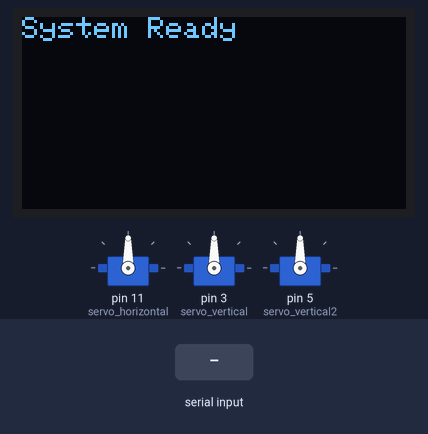
A sketch run on a simulated Arduino Uno, built with avr-gcc and run on an emulated ATmega328P. Parts: 3 × servo, 128×64 one-colour display. The inputs (shaded band) are chosen by the test bench. What the sketch prints to the serial monitor is not drawn.

Above: at 3.2 s.
3.3 s: "RESET,150\n" received over Serial
At 5.5 s:
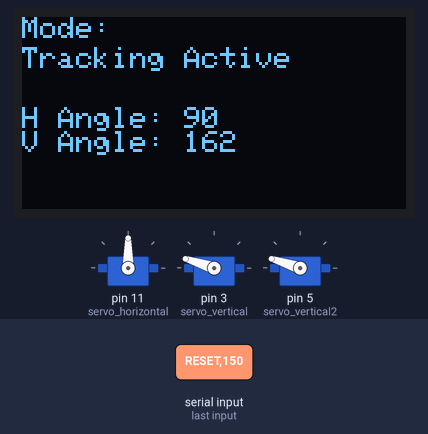
5.8 s: "MODE:\n" received over Serial
At 7.2 s:
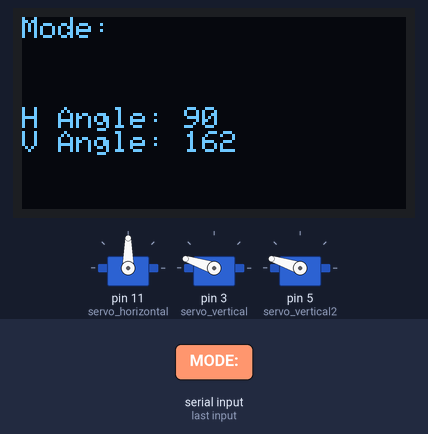
8.3 s: "MODE:,45\n" received over Serial
At 10.4 s:
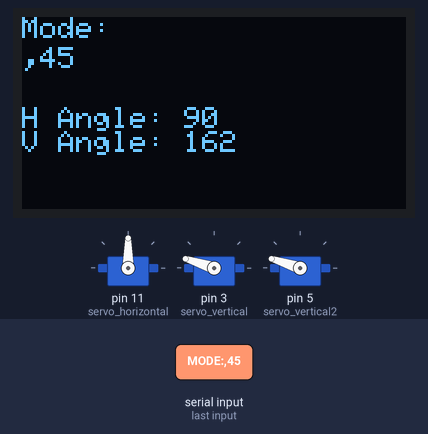
10.8 s: "90,45\n" received over Serial
At 12.3 s:
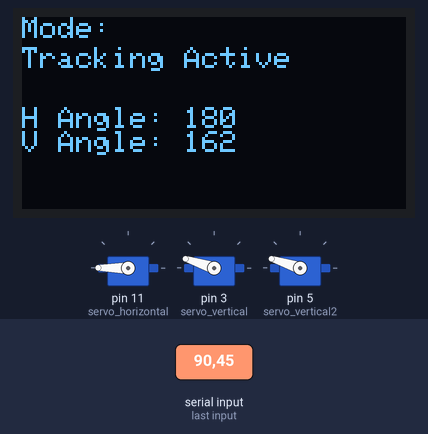
13.3 s: "MODE:90\n" received over Serial
At 15.4 s:
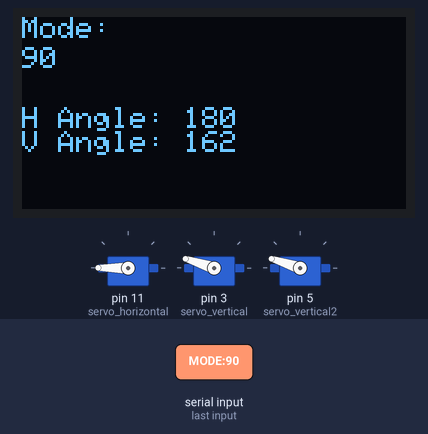
15.8 s: "RESET,1\n" received over Serial
At 17.4 s:
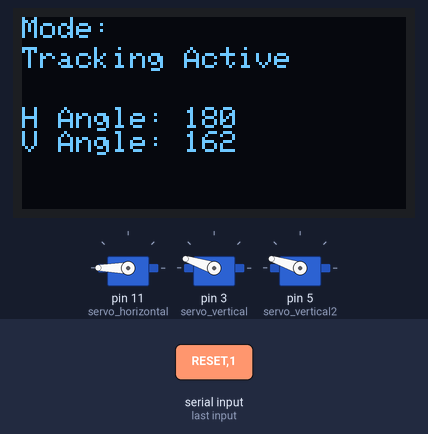
Timing chart, 0 to 18.9 s (numbered marks = the images above; inputs shaded):
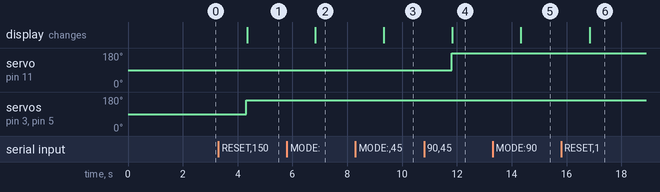

The sketch:

FINAL_ARDUINO_CODE.ino
```cpp
#include <Servo.h>
#include <Wire.h>
#include <Adafruit_GFX.h>
#include <Adafruit_SSD1306.h>

#define OLED_RESET 4
Adafruit_SSD1306 display(128, 64, &Wire, OLED_RESET);

Servo servo_horizontal;
Servo servo_vertical;
Servo servo_vertical2;

// Initial servo positions
int horizontal_angle = 90;
int vertical_angle = 90;
int vertical_angle2 = 90;

void setup() {
  // Attach servos
  servo_horizontal.attach(11);
  servo_vertical.attach(3);
  servo_vertical2.attach(5);


  // Set initial positions
  servo_horizontal.write(horizontal_angle);
  servo_vertical.write(vertical_angle);
  servo_vertical2.write(vertical_angle);

  // Initialize serial communication
  Serial.begin(9600);

  // Initialize the OLED display
  display.begin(SSD1306_SWITCHCAPVCC, 0x3C);
  display.clearDisplay();
  display.setTextColor(WHITE);
  display.setTextSize(1);
  display.setCursor(0, 0);
  display.println("System Ready");
  display.display();
  delay(2000); // Display initial message for 2 seconds
}

void loop() {
  // Check for incoming serial data
  if (Serial.available()) {
    String received_data = Serial.readStringUntil('\r');

    // Handle mode change
    if (received_data.startsWith("MODE:")) {
      String mode = received_data.substring(5);
      displayMode(mode);
    }
    // Handle reset command
    else if (received_data == "RESET") {
      resetMotors();
    }
    // Handle motor control commands
    else {
      handleMotorControl(received_data);
    }
  }
}

// Function to display mode and angles on the OLED
void displayMode(String mode) {
  display.clearDisplay();
  display.setCursor(0, 0);
  display.setTextSize(1);
  display.println("Mode:");
  display.setCursor(0, 10);
  display.println(mode);
  display.setCursor(0, 30);
  display.print("H Angle: ");
  display.println(horizontal_angle);
  display.print("V Angle: ");
  display.println(vertical_angle);
  display.display();
}

// Function to reset servos to initial positions
void resetMotors() {
  horizontal_angle = 90;
  vertical_angle = 90;
  vertical_angle2 = 90;

  servo_horizontal.write(horizontal_angle);
  servo_vertical.write(vertical_angle);
  servo_vertical2.write(vertical_angle);

  Serial.print("INIT:");
  Serial.print(horizontal_angle);
  Serial.print(",");
  Serial.println(vertical_angle);

  displayMode("System Reset");
}

// Function to handle motor control commands
void handleMotorControl(String data) {
  if (data.indexOf(',') == -1) {
    Serial.println("Invalid Data Format");
    return;
  }

  int horizontal_adjust = data.substring(0, data.indexOf(',')).toInt();
  int vertical_adjust = data.substring(data.indexOf(',') + 1).toInt();
  int vertical_adjust2 = vertical_adjust;

  horizontal_angle = constrain(horizontal_angle + horizontal_adjust, 0, 180);
  vertical_angle = constrain(vertical_angle + vertical_adjust, 45, 162);
  vertical_angle2 = vertical_angle;

  servo_horizontal.write(horizontal_angle);
  servo_vertical.write(vertical_angle);
  servo_vertical2.write(vertical_angle);

  Serial.print("Horizontal Angle: ");
  Serial.println(horizontal_angle);
  Serial.print("Vertical Angle: ");
  Serial.println(vertical_angle);

  displayMode("Tracking Active");
}
```

Measured:
- after the input at 3.3 s, servo on pin 3 (servo_vertical), servo on pin 5 (servo_vertical2): 90° → 162° after 1.0 s; the display: changes after 1.0 s (image 1)
- after the input at 5.8 s, the display: changes after 1.0 s (image 2)
- after the input at 8.3 s, the display: changes after 1.0 s (image 3)
- after the input at 10.8 s, servo on pin 11 (servo_horizontal): 90° → 180° after 1.0 s; the display: changes after 1.0 s (image 4)
- after the input at 13.3 s, the display: changes after 1.0 s (image 5)
- after the input at 15.8 s, the display: changes after 1.0 s (image 6)
